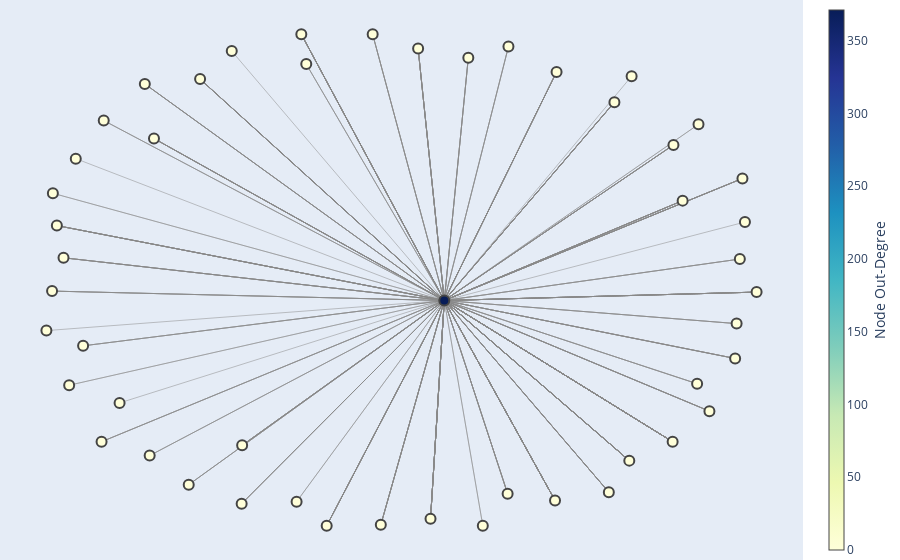

Source (notebook cell):
### Markdown cell above
Visualize the graph for the top 50 senders (authors) based on out-degree centrality.

Out-degree centrality measures the number of outgoing edges from a node (individual), indicating its influence in terms of sending emails.

Note: Out-degree centrality might be 0 for nodes that do not have any outgoing edges. This means that the node (email address) did not send any emails to other nodes (individuals) within the dataset or the specified subgraph. Such nodes could either be recipients only, or they could be isolated in terms of sending emails within the context of the analyzed email interactions.

### Code cell
# Create lists of email interactions for authors and recipients
edges = []
author_index, email_index, tag_index = 0, 1, 2
for row in df.iter_rows():
    if row[tag_index] == 'author':
        author_email = row[email_index]
    elif row[tag_index] == 'recipient':
        recipient_email = row[email_index]
        edges.append((author_email, recipient_email))

# Build the directed graph
G = nx.MultiDiGraph()
G.add_edges_from(edges)

# Calculate out-degree centrality
out_degree_centrality = nx.out_degree_centrality(G)

# Identify top 50 nodes based on out-degree centrality
top_50_out_degree = sorted(out_degree_centrality.items(), key=lambda x: x[1], reverse=True)[:50] # modify the top X number as required.
top_50_nodes_by_out_degree = [node for node, _ in top_50_out_degree]

# Create a subgraph with the top 50 nodes
H_sub = G.subgraph(top_50_nodes_by_out_degree)

# Create a new MultiDiGraph based on the subgraph
H = nx.MultiDiGraph()
H.add_nodes_from(H_sub.nodes(data=True))
H.add_edges_from(H_sub.edges(keys=True, data=True))

# Remove nodes with 0 connections from the new graph
nodes_with_no_edges = [n for n, d in H.degree() if d == 0]
H.remove_nodes_from(nodes_with_no_edges)

# Layout for the graph
pos = nx.spring_layout(H, seed = 42)

# Hover text to mention # of Connections
out_degrees = dict(H.out_degree())
hover_texts = [f'Node: {node}<br># of Connections: {out_degrees[node]}' for node in H.nodes()]

# Extract edge positions and prepare hover text for edges
edge_x = []
edge_y = []
edge_hover_text = []
for edge in H.edges():
    x0, y0 = pos[edge[0]]
    x1, y1 = pos[edge[1]]
    edge_x.extend([x0, x1, None])
    edge_y.extend([y0, y1, None])
    # Display the connected nodes in the hover text
    edge_hover_text.extend([f'{edge[0]} - {edge[1]}', f'{edge[0]} - {edge[1]}', None])

edge_trace = go.Scatter(x=edge_x, y=edge_y, line=dict(width=0.5, color='#888'), hoverinfo='text', mode='lines',
                        text=edge_hover_text)

node_x = [pos[node][0] for node in H.nodes()]
node_y = [pos[node][1] for node in H.nodes()]

node_color = [out_degrees[node] for node in H.nodes()]
node_trace = go.Scatter(x=node_x, y=node_y, mode='markers', hoverinfo='text', text=[f'Node: {node}<br># of Outgoing Connections: {out_degrees[node]}' for node in H.nodes()],
                        marker=dict(showscale=True, colorscale='YlGnBu', color=node_color, size=10,
                                    colorbar=dict(thickness=15, title='Node Out-Degree', xanchor='left', titleside='right'), line_width=2))

fig = go.Figure(data=[edge_trace, node_trace], layout=go.Layout(showlegend=False, hovermode='closest',
                                                                margin=dict(b=0, l=0, r=0, t=0),
                                                                xaxis=dict(showgrid=False, zeroline=False, showticklabels=False),
                                                                yaxis=dict(showgrid=False, zeroline=False, showticklabels=False)))

fig.show()

### Figure 1 — Plotly figure (JSON) as saved in the notebook; plotly's stock layout.template omitted (floating-point values rounded to 4 significant figures; data arrays with more than 128 entries replaced by an {"elided": "..."} marker saying what was removed)
{"data": [{"hoverinfo": "text", "line": {"color": "#888", "width": 0.5}, "mode": "lines", "text": {"elided": "1113 str values"}, "type": "scatter", "x": {"elided": "1113 float values"}, "y": {"elided": "1113 float values"}}, {"hoverinfo": "text", "marker": {"color": [0, 0, 0, 0, 0, 0, 0, 0, 0, 0, 0, 0, 0, 0, 0, 0, 0, 0, 0, 0, 0, 0, 0, 0, 0, 0, 0, 0, 0, 0, 0, 0, 371, 0, 0, 0, 0, 0, 0, 0, 0, 0, 0, 0, 0, 0, 0, 0, 0, 0], "colorbar": {"thickness": 15, "title": {"side": "right", "text": "Node Out-Degree"}, "xanchor": "left"}, "colorscale": [[0, "rgb(255,255,217)"], [0.125, "rgb(237,248,177)"], [0.25, "rgb(199,233,180)"], [0.375, "rgb(127,205,187)"], [0.5, "rgb(65,182,196)"], [0.625, "rgb(29,145,192)"], [0.75, "rgb(34,94,168)"], [0.875, "rgb(37,52,148)"], [1, "rgb(8,29,88)"]], "line": {"width": 2}, "showscale": true, "size": 10}, "mode": "markers", "text": ["Node: xxxxxxxxxxxxxx@gmail.com<br># of Outgoing Connections: 0", "Node: lippman@havasformula.com<br># of Outgoing Connections: 0", "Node: terrys@westcallaway.com<br># of Outgoing Connections: 0", "Node: phillip@agencyforhigher.com<br># of Outgoing Connections: 0", "Node: sethe@youhuge.com<br># of Outgoing Connections: 0", "Node: gedlin@yhmg.com<br># of Outgoing Connections: 0", "Node: ashley@ahmstrategicconsulting.com<br># of Outgoing Connections: 0", "Node: mpratt@mediasmith.com<br># of Outgoing Connections: 0", "Node: michael.esposito@veinteractive.com<br># of Outgoing Connections: 0", "Node: sam@yhmg.com<br># of Outgoing Connections: 0", "Node: bob@spectrummktg.net<br># of Outgoing Connections: 0", "Node: chill@deepeddyvodka.com<br># of Outgoing Connections: 0", "Node: ilan.hall@gmail.com<br># of Outgoing Connections: 0", "Node: xxxxxxxxx@gmail.com<br># of Outgoing Connections: 0", "Node: marc@surfacemag.com<br># of Outgoing Connections: 0", "Node: greg@cult.ca<br># of Outgoing Connections: 0", "Node: spencer@paxvapor.com<br># of Outgoing Connections: 0", "Node: phil@philmang.com<br># of Outgoing Connections: 0", "Node: jgaspar@sidley.com<br># of Outgoing Connections: 0", "Node: amyrackham@mancfrank.com<br># of Outgoing Connections: 0", "Node: paxlabs@formulapr.com<br># of Outgoing Connections: 0", "Node: courtney@cocodaniels.com<br># of Outgoing Connections: 0", "Node: alix.kram@wmg.com<br># of Outgoing Connections: 0", "Node: paolo.azarraga@nomadshop.net<br># of Outgoing Connections: 0", "Node: brynn@thedfm.com<br># of Outgoing Connections: 0", "Node: mjacobs@urbandaddy.com<br># of Outgoing Connections: 0", "Node: pax@gritcreativegroup.com<br># of Outgoing Connections: 0", "Node: stephanie@thesurflodge.com<br># of Outgoing Connections: 0", "Node: adam@ploomroom.com<br># of Outgoing Connections: 0", "Node: michael.bodansky@thebrewery.com<br># of Outgoing Connections: 0", "Node: amy@cult.ca<br># of Outgoing Connections: 0", "Node: michael@shelter-nyc.com<br># of Outgoing Connections: 0", "Node: jesse@thedfm.com<br># of Outgoing Connections: 371", "Node: richard@rpmumby.com<br># of Outgoing Connections: 0", "Node: xxxxxxxx@gmail.com<br># of Outgoing Connections: 0", "Node: j@gritcreativegroup.com<br># of Outgoing Connections: 0", "Node: jayma@thesurflodge.com<br># of Outgoing Connections: 0", "Node: dhansen@mh-llp.com<br># of Outgoing Connections: 0", "Node: xxxxxxxxxxxx@gmail.com<br># of Outgoing Connections: 0", "Node: steven@stevenbaillie.com<br># of Outgoing Connections: 0", "Node: jeffstier@gmail.com<br># of Outgoing Connections: 0", "Node: lutz@havasformula.com<br># of Outgoing Connections: 0", "Node: news@paxvapor.com<br># of Outgoing Connections: 0", "Node: kevans@havasformula.com<br># of Outgoing Connections: 0", "Node: chris@socialdemandny.com<br># of Outgoing Connections: 0", "Node: katie@darinp.net<br># of Outgoing Connections: 0", "Node: tazri@thebosco.com<br># of Outgoing Connections: 0", "Node: viola@thehenley.com<br># of Outgoing Connections: 0", "Node: xxxxxxx@gmail.com<br># of Outgoing Connections: 0", "Node: michael@rl-nyc.com<br># of Outgoing Connections: 0"], "type": "scatter", "x": [-0.06513, 0.7693, -0.5754, -0.8888, 0.2002, -0.6972, 0.8691, -0.6838, -0.6718, 0.3093, 0.4408, -0.8685, 0.06095, -0.9228, 0.2404, 0.6468, -0.456, 0.8388, -0.4286, 0.835, -0.9545, -0.8112, -0.2494, -0.4272, 0.09537, 0.9608, 0.6533, 0.3116, -0.9071, -0.9703, -0.2761, 0.9405, 0.1336, -0.5439, -0.2631, 0.7671, -0.9523, 0.4451, 0.5901, -0.04252, 0.9677, -0.1927, -0.7673, 0.6056, 1, -0.9413, 0.9535, 0.9445, 0.7948, -0.8172], "y": [0.9995, 0.5538, -0.8158, 0.4985, 0.9054, 0.7997, -0.5194, -0.6985, 0.5796, -0.8519, -0.8795, -0.2561, 0.9424, 0.09883, -0.981, -0.7188, 0.9321, 0.6369, -0.8926, -0.4089, -0.03537, 0.6521, 0.8796, -0.6571, -0.9532, 0.4186, 0.8309, 0.9502, -0.4149, -0.1947, -0.8843, -0.307, -0.07337, 0.8191, 1.0, -0.6428, 0.3589, 0.8482, -0.846, -0.9775, 0.243, -0.9813, -0.4862, 0.7259, -0.03946, 0.2287, 0.09371, -0.1665, 0.3293, -0.6427]}], "layout": {"hovermode": "closest", "margin": {"b": 0, "l": 0, "r": 0, "t": 0}, "showlegend": false, "xaxis": {"showgrid": false, "showticklabels": false, "zeroline": false}, "yaxis": {"showgrid": false, "showticklabels": false, "zeroline": false}}}
